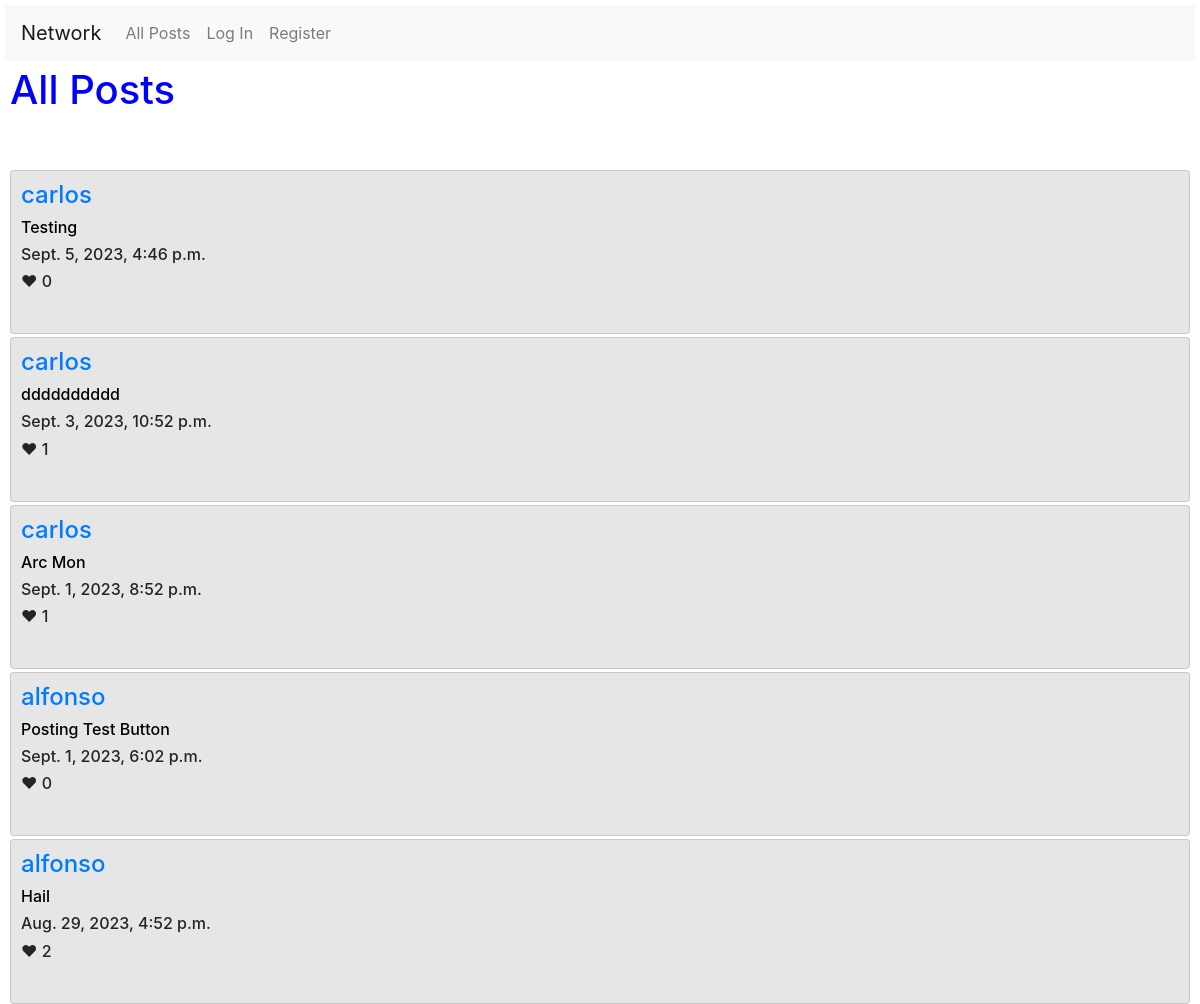
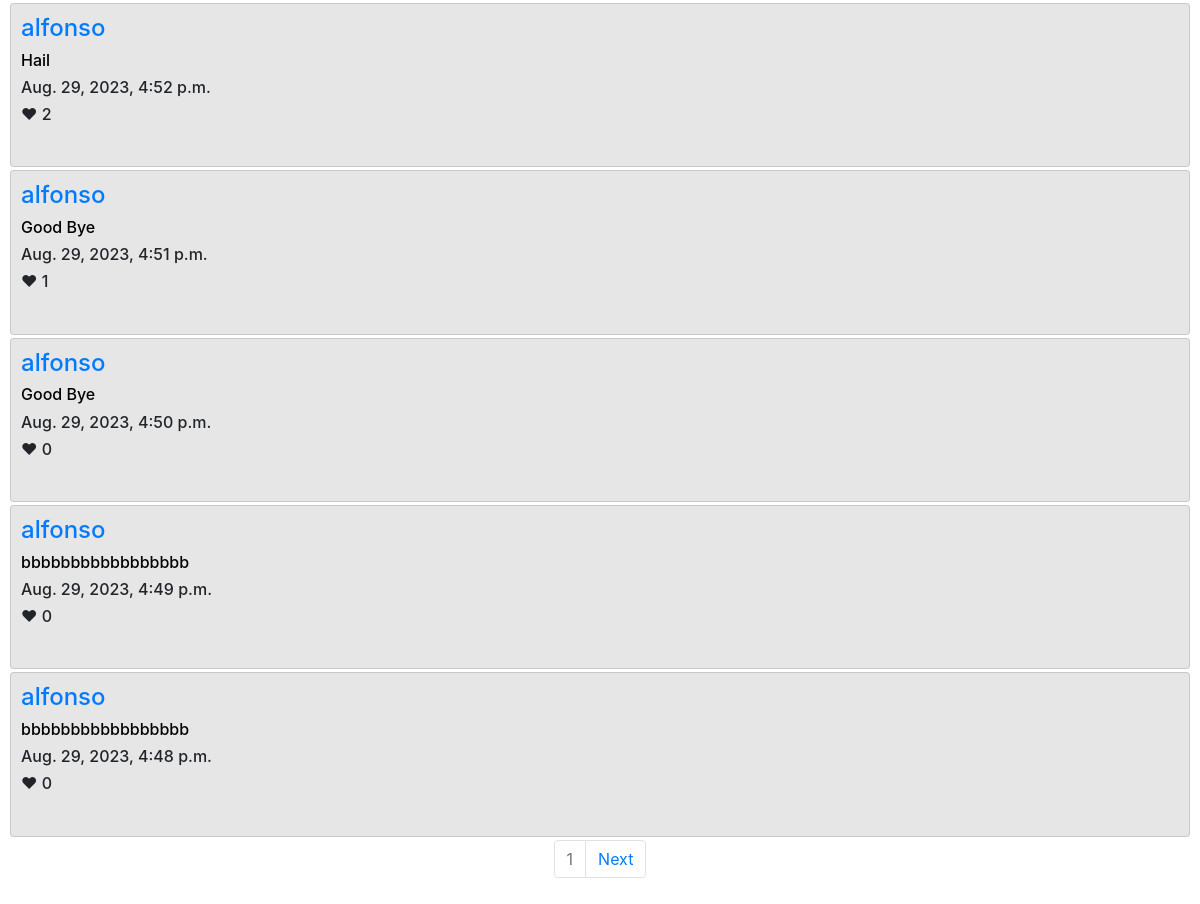
Before: / with the older database file (2 pictures, top to bottom).
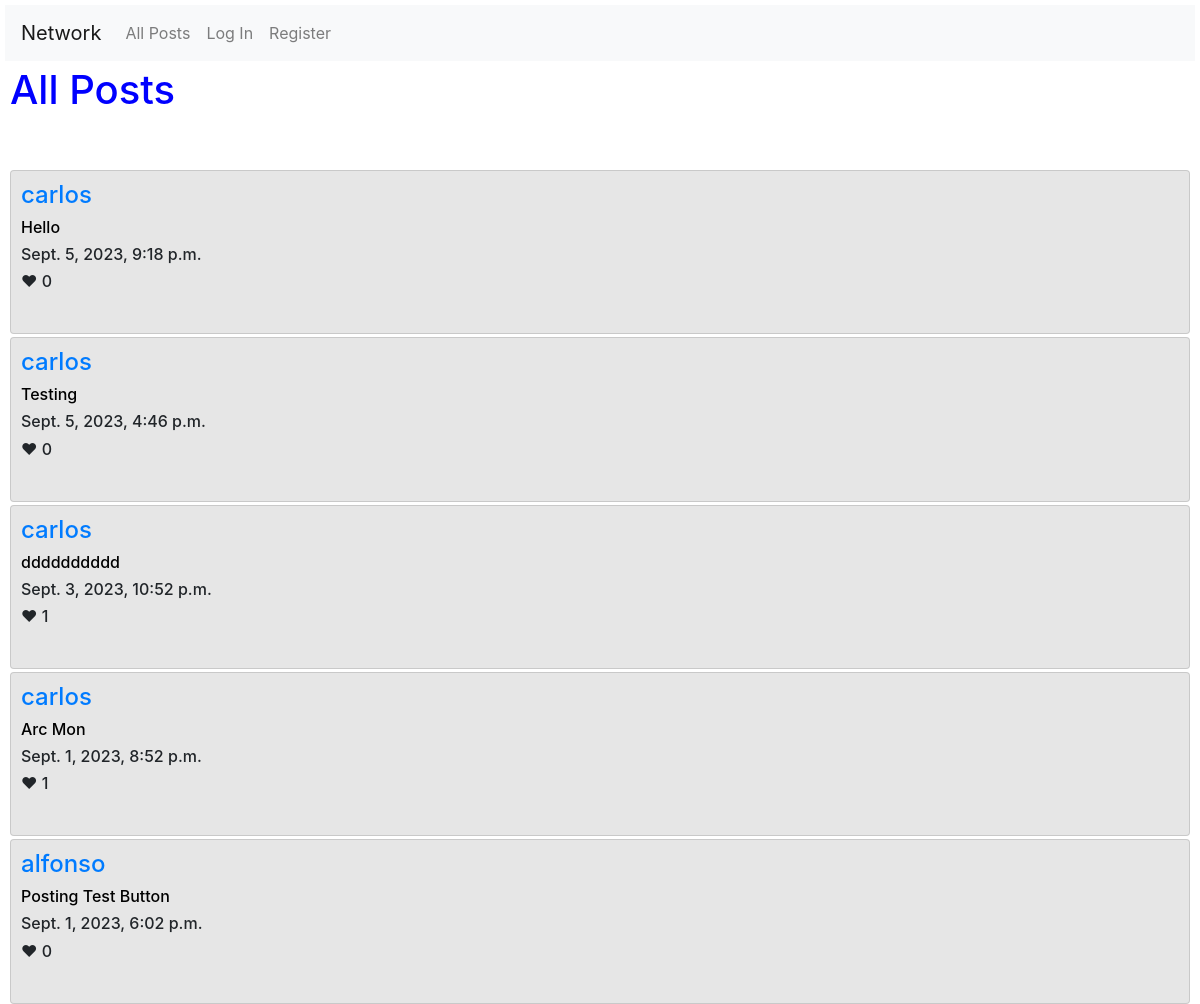
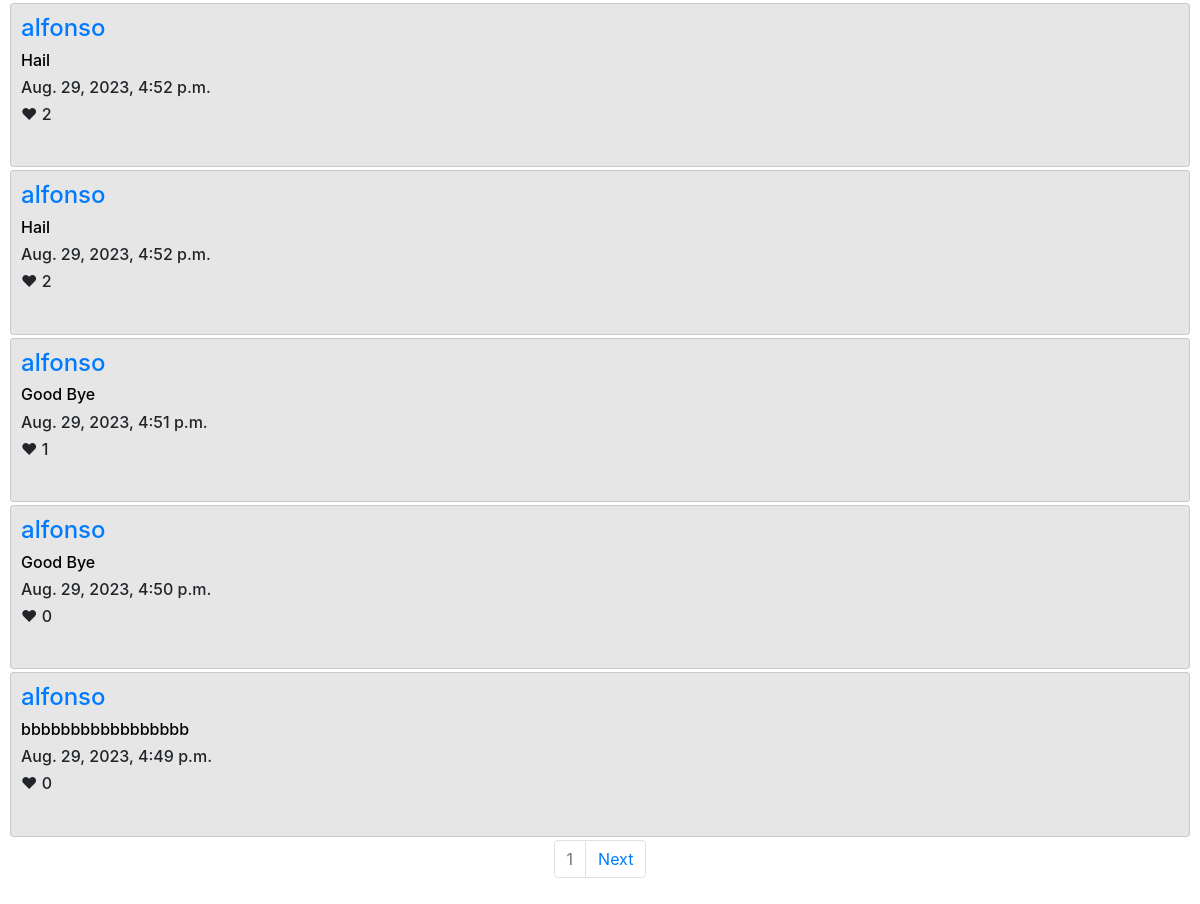
After: the same page with the newer database file (2 pictures, top to bottom).
### network/models.py (models this page shows, shortened)
class Post(models.Model):
    user = models.ForeignKey(User, on_delete=models.CASCADE, related_name="poster")
    content = models.TextField(max_length=180, null=False)
    timestamp = models.DateTimeField(auto_now_add=True)
    like = models.IntegerField(default=0)

class User(AbstractUser):
    pass

### network/views.py (the view, shortened to what this page needs)
# urls.py: path("", views.index, name="index"),
def index(request):
    all_posts = Post.objects.all().order_by("-timestamp")
    posts = []
    for i in range(0, len(all_posts)):
        posts.append(all_posts[i])
    posts.sort(key=lambda post: post.id, reverse=True)
    paginator = Paginator(posts, 10)
    page_number = request.GET.get("page")
    page_obj = paginator.get_page(page_number)
    likes = UserLike.objects.filter(user_id=request.user.id)
    liked_posts = []
    for i in range(0, len(likes)):
        for j in range(0, len(posts)):
            if likes[i].post_like == posts[j]:
                liked_posts.append(posts[j])
    return render(request, "network/index.html",
                  {"posts": page_obj,
                   "likes": liked_posts,
                   })

### network/templates/network/index.html (shortened to what this page needs)
{% extends "network/layout.html" %}
{% block body %}
    <h1>All Posts</h1>
    <br>
    <br>
    {% for post in posts %}
        <div class="card">
            <h4><a href="{% url 'profile' post.user %}">{{post.user}}</a></h4>
            <div id="post_{{post.id}}">
                <h6><a id="anchor_{{post.id}}" class="anchor_content" href="{% url 'post_page' post.id %}">{{post.content}}</a></h6>
                <h6> {{post.timestamp}} </h6>
                <h6 id="like_{{post.id}}">&#10084; {{post.like}}</h6>
                <br>
            </div>
        </div>
    {% endfor %}
    <nav aria-label="Page navigation example">
        <ul class="pagination justify-content-center">
            <li class="page-item disabled"><a class="page-link" href="#">{{posts.number}}</a></li>
        {% if posts.has_next %}
            <li class="page-item">
            <a class="page-link" href="?page={{ posts.next_page_number }}">Next</a>
            </li>
        {% endif %}
        </ul>
    </nav>
{% endblock %}

### network/templates/network/layout.html (shortened to what this page needs)
{% load static %}
<!DOCTYPE html>
<html lang="en">
    <head>
        <link rel="stylesheet" href="https://stackpath.bootstrapcdn.com/bootstrap/4.4.1/css/bootstrap.min.css">
        <link href="{% static 'network/styles.css' %}" rel="stylesheet">
    </head>
    <body>
        <nav class="navbar navbar-expand navbar-light bg-light">
            <a class="navbar-brand" href="{% url 'index' %}">Network</a>
            <div>
              <ul class="navbar-nav mr-auto">
                <li class="nav-item">
                  <a class="nav-link" href="{% url 'index' %}">All Posts</a>
                </li>
                {% if user.is_authenticated %}
                    <li class="nav-item">
                        <a class="nav-link" href="{% url 'following' %}">Following</a>
                    </li>
                    <li class="nav-item">
                        <a class="nav-link" href="{% url 'logout' %}">Log Out</a>
                    </li>
                {% else %}
                    <li class="nav-item">
                        <a class="nav-link" href="{% url 'login' %}">Log In</a>
                    </li>
                    <li class="nav-item">
                        <a class="nav-link" href="{% url 'register' %}">Register</a>
                    </li>
                {% endif %}
              </ul>
            </div>
          </nav>
        <div id="block-body">
            {% block body %}
            {% endblock %}
        </div>
    </body>
</html>

### network/static/network/styles.css (style rules this page uses)
h1 { color: blue; }
.card { padding: 10px; background-color: rgb(230, 230, 230); margin-bottom: 3px; }
body, #block-body { padding: 5px; }
.anchor_content { text-decoration: none; color: black; }

Changed rows visible on the page:
no longer on this page (row unchanged): Post: user "alfonso", content "bbbbbbbbbbbbbbbbb", timestamp "Aug. 29, 2023, 4:48 p.m.", like "0"
added Post: user "carlos", content "Hello", timestamp "Sept. 5, 2023, 9:18 p.m.", like "0"
